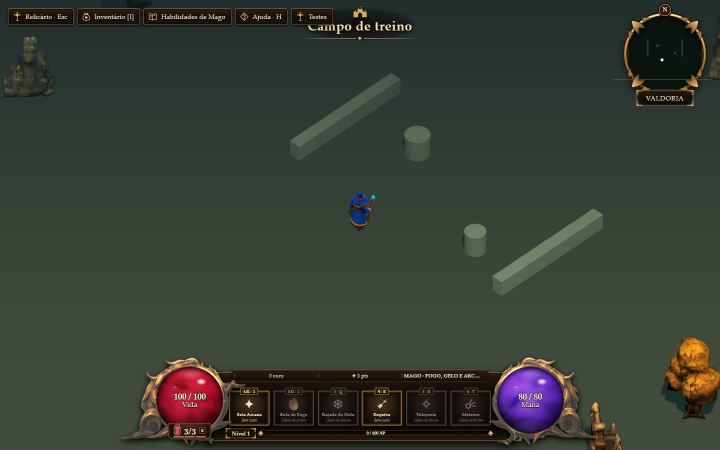
#> input picture review/v2/mage-cross-step/cast-walking.png, 1440 x 900 px, given in place of left.png, which was not available (shown at 1/2 size)
$ python pack_hud_orb_frame.py
#> lines starting #> are read from the running program, lines starting #| are printed output that depends on the picture; after the words box and inside, x2 and y2 are one past the last pixel; in counts of white or black regions, pixels touching at a corner belong together
"""Empacota as molduras dos orbes renderizadas por hud_orb_frame.py para o HUD da v2.

Para cada lado: mede o furo do aro (onde fica o vidro desenhado em CSS), apaga o que
sobrou do relevo dentro dele, corta a margem vazia, reduz e grava WebP.

Saídas em assets/hud/ (o build da v2 embute as duas imagens no CSS):
  orb-frame-left.webp, orb-frame-right.webp
  orb-frame.json   centro e raio do furo, em fração da imagem, para alinhar o vidro

Uso (raiz do projeto): python blender/scripts/pack_hud_orb_frame.py
"""
import json
import math
from pathlib import Path

from PIL import Image, ImageDraw, ImageFilter

BLENDER = Path(__file__).resolve().parents[1]
FRAMES = BLENDER / "frames" / "hud_orb_frame"
OUT = BLENDER.parent / "assets" / "hud"
WIDTH = 560          # largura final: ~2x o tamanho exibido no HUD
FEATHER = 1.5        # suavização da borda do furo, em pixels do render


def bronze(px):
    """Pixel do aro de bronze (não a parede interna cinza, que fica sem luz)."""
    r, g, b, a = px
    return a > 128 and r - b > 45 and r > 70


def keep_largest(img):
    """Descarta lascas soltas do relevo: mantém só o maior bloco opaco conectado."""
    small = img.getchannel("A").resize((img.width // 4, img.height // 4), Image.BILINEAR)
    w, h = small.size
    data = small.load()
    label = [[0] * w for _ in range(h)]
    sizes = {}
    current = 0
    for y in range(h):
        for x in range(w):
            if data[x, y] > 20 and not label[y][x]:
                current += 1
                stack = [(x, y)]
                label[y][x] = current
                count = 0
                while stack:
                    cx, cy = stack.pop()
                    count += 1
                    for nx, ny in ((cx + 1, cy), (cx - 1, cy), (cx, cy + 1), (cx, cy - 1)):
                        if 0 <= nx < w and 0 <= ny < h and not label[ny][nx] and data[nx, ny] > 20:
                            label[ny][nx] = current
                            stack.append((nx, ny))
                sizes[current] = count
    biggest = max(sizes, key=sizes.get)
    keep = Image.new("L", (w, h), 0)
    kp = keep.load()
    for y in range(h):
        for x in range(w):
            if label[y][x] == biggest:
                kp[x, y] = 255
    keep = keep.resize(img.size, Image.NEAREST).filter(ImageFilter.MaxFilter(9))
    img.putalpha(Image.composite(img.getchannel("A"), Image.new("L", img.size, 0), keep))
    return len(sizes) - 1


def hole(img):
    """Distância do centro até o primeiro pixel de bronze, em raios da metade de cima.

    A metade de baixo tem uma placa escura do relevo dentro do aro; o furo é medido em
    cima e ajustado como círculo (mínimos quadrados) para tolerar o aro irregular."""
    pixels = img.load()
    w, h = img.size
    cx, cy = w / 2, h / 2
    points = []
    for step in range(0, 181, 4):
        a = math.radians(180 + step)        # 180°..360°: metade de cima na imagem
        dx, dy = math.cos(a), math.sin(a)
        for r in range(40, int(w / 2)):
            x, y = int(cx + dx * r), int(cy + dy * r)
            if bronze(pixels[x, y]):
                points.append((x + .5, y + .5))
                break
    # Ajuste algébrico de círculo: x² + y² + D x + E y + F = 0
    n = len(points)
    sx = sum(p[0] for p in points); sy = sum(p[1] for p in points)
    sxx = sum(p[0] ** 2 for p in points); syy = sum(p[1] ** 2 for p in points); sxy = sum(p[0] * p[1] for p in points)
    sz = [p[0] ** 2 + p[1] ** 2 for p in points]
    szx = sum(z * p[0] for z, p in zip(sz, points)); szy = sum(z * p[1] for z, p in zip(sz, points)); szs = sum(sz)
    m = [[sxx, sxy, sx], [sxy, syy, sy], [sx, sy, n]]
    v = [-szx, -szy, -szs]

    def det(a):
        return (a[0][0] * (a[1][1] * a[2][2] - a[1][2] * a[2][1]) - a[0][1] * (a[1][0] * a[2][2] - a[1][2] * a[2][0])
                + a[0][2] * (a[1][0] * a[2][1] - a[1][1] * a[2][0]))
    d0 = det(m)
    sol = []
    for i in range(3):
        mi = [row[:] for row in m]
        for r in range(3):
            mi[r][i] = v[r]
        sol.append(det(mi) / d0)
    D, E, F = sol
    hx, hy = -D / 2, -E / 2
    radius = math.sqrt(hx * hx + hy * hy - F)
    return hx, hy, radius, n


def pack(name):
    img = Image.open(FRAMES / (name + ".png")).convert("RGBA")
    dropped = keep_largest(img)
    hx, hy, radius, samples = hole(img)
    # Apaga o miolo e a parede interna cinza: tudo até a borda do bronze, com borda suave.
    scale = 4
    mask = Image.new("L", (img.width * scale, img.height * scale), 255)
    r = (radius + 1) * scale
    ImageDraw.Draw(mask).ellipse((hx * scale - r, hy * scale - r, hx * scale + r, hy * scale + r), fill=0)
    mask = mask.resize(img.size, Image.LANCZOS).filter(ImageFilter.GaussianBlur(FEATHER / 2))
    alpha = Image.composite(img.getchannel("A"), Image.new("L", img.size, 0), mask)
    img.putalpha(alpha)
    # Corta a margem vazia (com folga) e reduz.
    left, top, right, bottom = img.getchannel("A").point(lambda a: 255 if a > 8 else 0).getbbox()
    pad = 6
    box = (max(0, left - pad), max(0, top - pad), min(img.width, right + pad), min(img.height, bottom + pad))
    img = img.crop(box)
    k = WIDTH / img.width
    img = img.resize((WIDTH, round(img.height * k)), Image.LANCZOS)
    OUT.mkdir(parents=True, exist_ok=True)
    path = OUT / ("orb-frame-" + name + ".webp")
    img.save(path, "WEBP", quality=88, method=6)
    return path, {
        "width": img.width, "height": img.height,
        "holeX": round((hx - box[0]) / (box[2] - box[0]), 4),
        "holeY": round((hy - box[1]) / (box[3] - box[1]), 4),
        "holeRadius": round(radius / (box[2] - box[0]), 4),  # fração da largura
        "samples": samples,
        "droppedFragments": dropped,
    }


def main():
    meta = {}
    for name in ("left", "right"):
        path, info = pack(name)
#> in keep_largest, `small = img.getchannel("A").resize((img.width // 4, img.height // 4), ..`: small: PIL image 360x225 L; every value is 255
#> in keep_largest, `keep = Image.new("L", (w, h), 0)`: keep: PIL image 360x225 L; every value is 0
#> in keep_largest, `keep = keep.resize(img.size, Image.NEAREST).filter(ImageFilter.MaxFilt..`: keep: PIL image 1440x900 L; every value is 255
#> in pack, `dropped = keep_largest(img)`: dropped = 0
#> in pack, `hx, hy, radius, samples = hole(img)`: hx = 800.9; hy = 75.41; radius = 377.3; samples = 31
#> in pack, `mask = Image.new("L", (img.width * scale, img.height * scale), 255)`: mask: PIL image 5760x3600 L; every value is 255
#> in pack, `r = (radius + 1) * scale`: r = 1513.1
#> in pack, `ImageDraw.Draw(mask).ellipse((hx * scale - r, hy * scale - r, hx * sca..`:
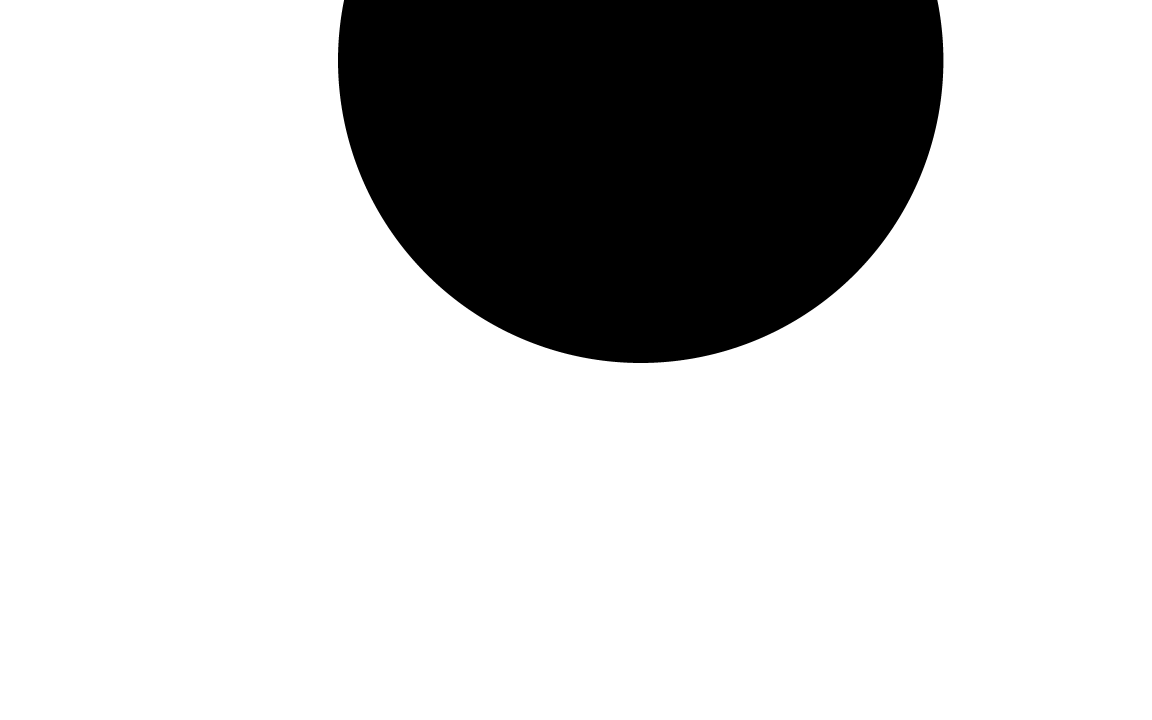
#> mask: PIL image 5760x3600 L (shown at 1/5 size); 78.3% white; 1 black region, box (x1, y1, x2, y2) and area: (1690, 0, 4717, 1815) 4504867
#> in pack, `img.putalpha(alpha)`:
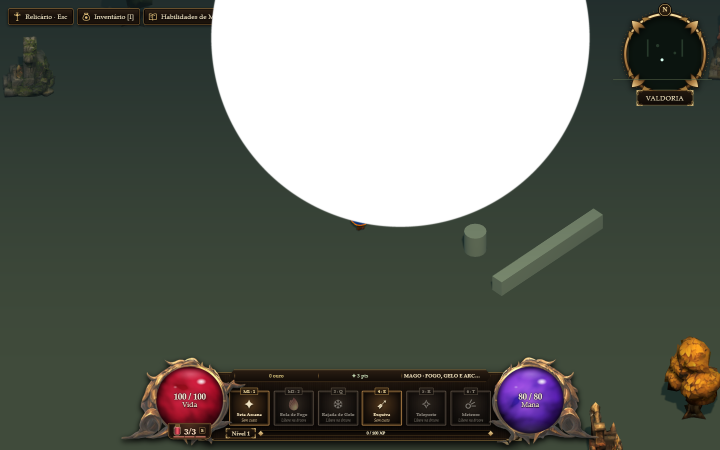
#> img: PIL image 1440x900 RGBA (shown at 1/2 size); mean R, G, B, A 55, 61.2, 51.5, 199.6; transparent parts drawn white
#> in pack, `left, top, right, bottom = img.getchannel("A").point(lambda a: 255 if ..`: left = 0; right = 1440; bottom = 900
#> in pack, `box = (max(0, left - pad), max(0, top - pad), min(img.width, right + p..`: box = (0, 0, 1440, 900)
#> in pack, `img = img.resize((WIDTH, round(img.height * k)), Image.LANCZOS)`:
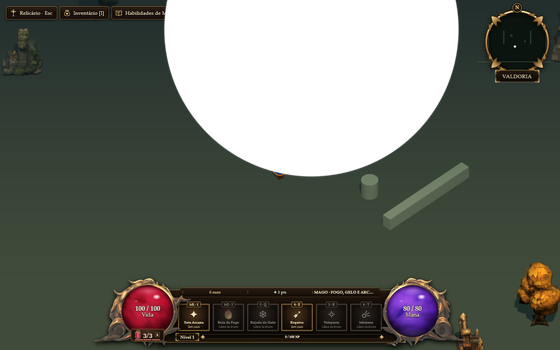
#> img: PIL image 560x350 RGBA; mean R, G, B, A 45.1, 49.1, 40.8, 199.6; transparent parts drawn white
#> info = {'width': 560, 'height': 350, 'holeX': 0.556, 'holeY': 0.0838, 'holeRadius': 0.262, 'samples': 31, 'droppedFragments': 0}
        meta[name] = info
        print(path.relative_to(BLENDER.parent), path.stat().st_size, "bytes", info)
#| assets/hud/orb-frame-left.webp 15448 bytes {'width': 560, 'height': 350, 'holeX': 0.5562, 'holeY': 0.0838, 'holeRadius': 0.262, 'samples': 31, 'droppedFragments': 0}
#> pass 2 of the loop in main, `for name in ("left", "right"):`:
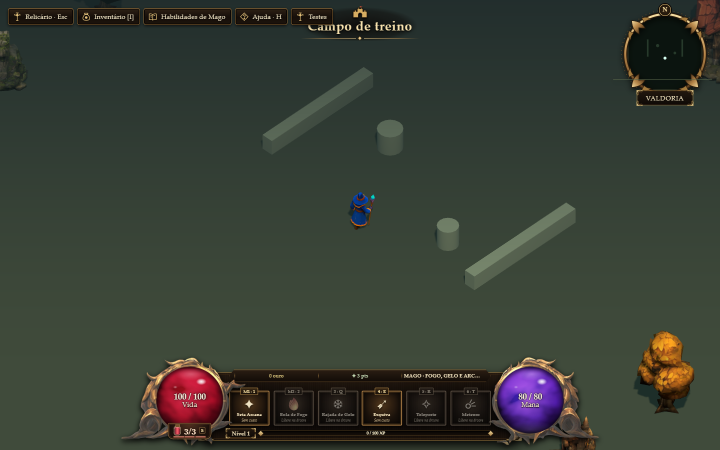
#> input picture review/v2/mage-cross-step/right.png, 1440 x 900 px, found by its file name (shown at 1/2 size)
#> in pack (call 2), `hx, hy, radius, samples = hole(img)`: hx = 799.2; hy = 70.53; radius = 381.3
#> r = 1529.1
#> in pack (call 2), `ImageDraw.Draw(mask).ellipse((hx * scale - r, hy * scale - r, hx * sca..`:
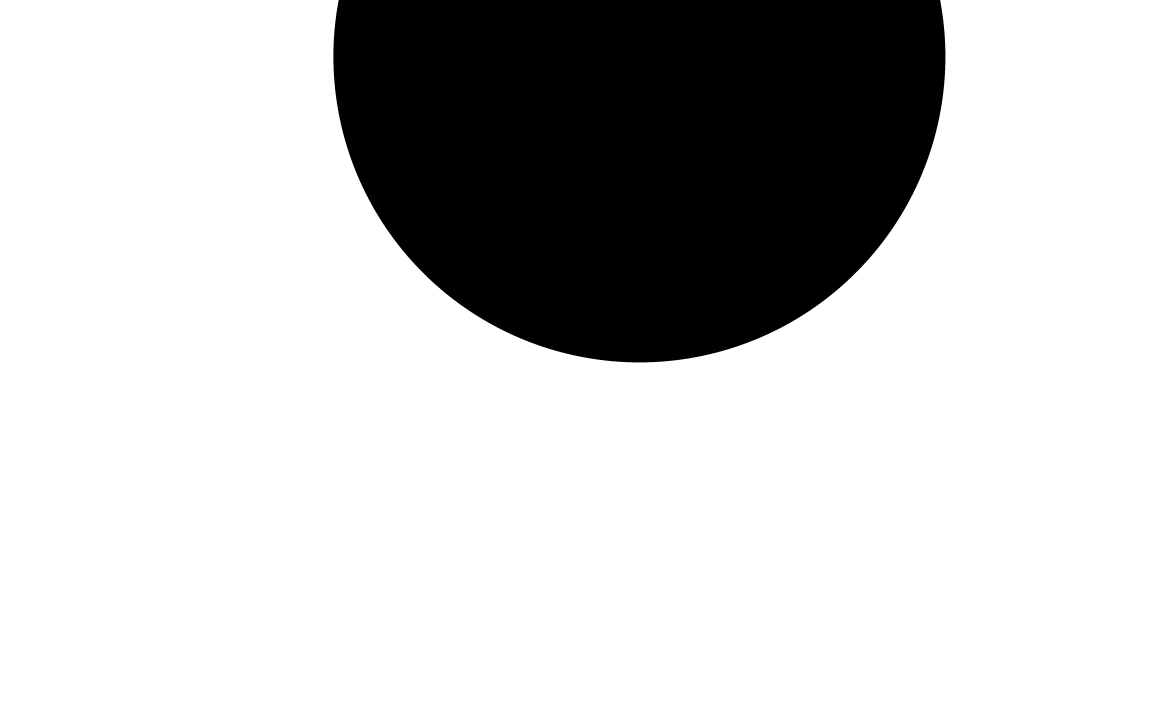
#> mask: PIL image 5760x3600 L (shown at 1/5 size); 78.1% white; 1 black region, box (x1, y1, x2, y2) and area: (1667, 0, 4727, 1812) 4535442
#> in pack (call 2), `img = img.resize((WIDTH, round(img.height * k)), Image.LANCZOS)`:
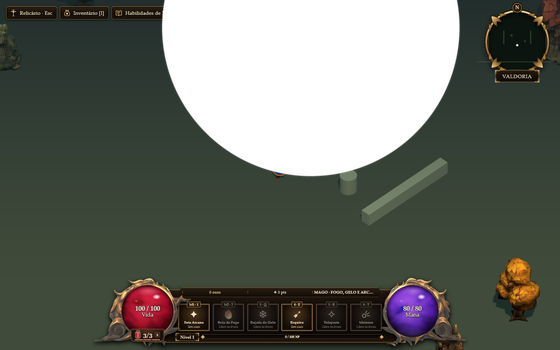
#> img: PIL image 560x350 RGBA; mean R, G, B, A 45, 49, 40.7, 199.2; transparent parts drawn white
#> info = {'width': 560, 'height': 350, 'holeX': 0.555, 'holeY': 0.0784, 'holeRadius': 0.265, 'samples': 31, 'droppedFragments': 0}
#| assets/hud/orb-frame-right.webp 15138 bytes {'width': 560, 'height': 350, 'holeX': 0.555, 'holeY': 0.0784, 'holeRadius': 0.2648, 'samples': 31, 'droppedFragments': 0}
    (OUT / "orb-frame.json").write_text(json.dumps(meta, indent=2), encoding="utf-8")


main()
